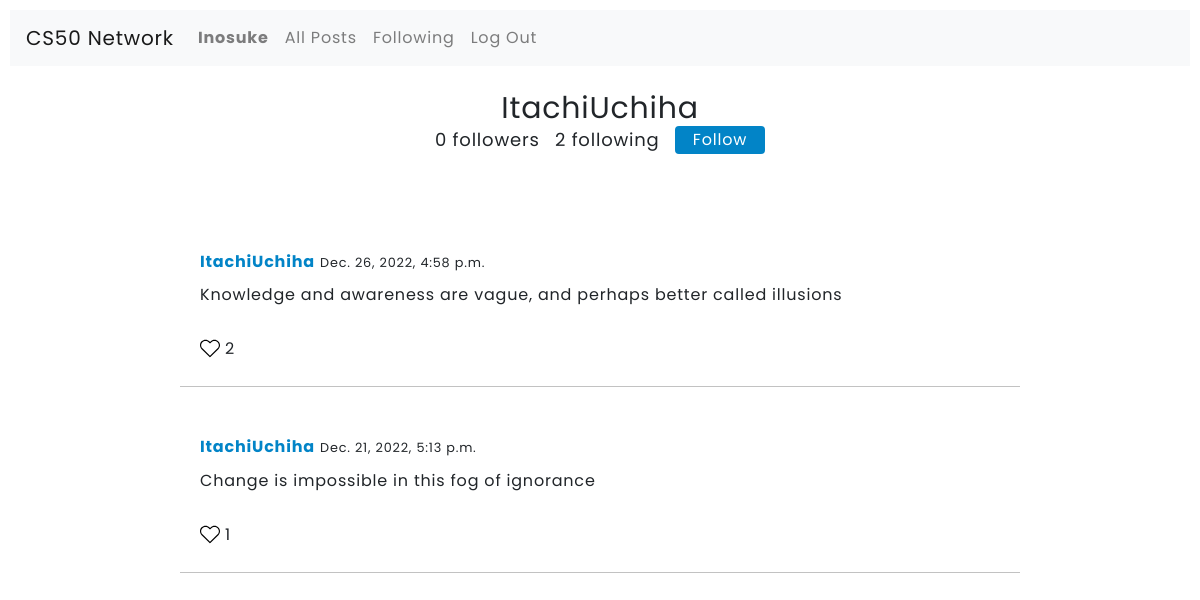
The page /profile/ItachiUchiha (signed in) on the database its author committed.
### network/models.py (models this page shows, shortened)
class User(AbstractUser):
    following = models.ManyToManyField('self', symmetrical=False, related_name="followed_by", blank=True)

class Post(models.Model):
    user = models.ForeignKey(User, on_delete=models.CASCADE)
    name = models.CharField(max_length=72)
    post = models.TextField()
    date_posted = models.DateTimeField(default=timezone.now())
    liked_by = models.ManyToManyField(User, related_name='liked_by', blank=True)
    class Meta:
        ordering = ['-date_posted']
    def likes(self):
        return self.liked_by.count()

### network/views.py (the view)
# urls.py: path("profile/<slug:name>", views.profile, name="profile"),
@login_required(login_url='login')
def profile(request, name):
    user_profile = User.objects.get(username=name)
    if request.user:
        in_list = User.objects.get(username = request.user)
    else:
        in_list = 'user'
    return render(request, "network/users.html", {
        "UserProfile" : user_profile.post_set.all().order_by('-date_posted'),
        "person" : user_profile,
        "following_list" : in_list
    })

### network/templates/network/users.html (shortened to what this page needs)
{% extends "network/layout.html" %}
{% load crispy_forms_tags %}
{% block body %}
<script src="https://cdn.tailwindcss.com"></script>
<div class="flex justify-center">
    <h1 class="text-3xl">{{ person }}</h1>
</div>
    <div class="flex mx-auto justify-center">
        <small class="text-lg follow" data-toggle="modal" data-target="#followers"> {{ person.followed_by.all.count }} followers </small>
        <small class="text-lg follow" data-toggle="modal" data-target="#exampleModalLong"> {{ person.following.all.count }} following </small>
        {% if person != request.user %}
        <form action="{% url 'follow' person %}" method="POST">
            {% if person in following_list.following.all %}
                    <button name="follow" value="unfollow" class="bg-sky-600 text-white border-sky-600 border-2 focus:outline-none rounded w-21 px-3 hover:bg-sky-900 hover:border-sky-900">
                        Unfollow
                    </button>
            {% else %}
                    <button name="follow" value="follow" class="bg-sky-600 text-white border-sky-600 border-2 focus:outline-none rounded w-21 px-3 hover:bg-sky-900 hover:border-sky-900">
                        Follow
                    </button>
            {% endif %}
        </form>
        {% endif %}
    </div>
    {% for post in UserProfile %}
    <div id="all-posts" class="mx-auto post-container-{{ post.id }}">
      <div id="hover_{{post.id}}" class="card-body">
          <h5 class="card-title "><a id="user" href="{% url 'profile' post.name %}"><strong class="text-sky-600">{{post.user}}</strong></a>
          <small>{{post.date_posted }}</small></h5>
          <div id="text-content">
              <p id='post_want_to_edit_{{ post.id }}' class="card-text ">{{post.post}}</p>
                <br>
                <div id="like_{{post.id}}" class="flex justify-start">
                  {% if request.user not in post.liked_by.all %}
                  <img onclick="like({{ post.id }})" class="justify-self-start" id="image_{{ post.id }}" src = "/static/images/white.svg" width="20px" height="20px">
                  {% else %}
                  <img onclick="like({{ post.id }})" class="justify-self-start" id="image_{{ post.id }}" src = "/static/images/red.svg" width="20px" height="20px">
                  {% endif %}
                    <h6 id="count_{{ post.id }}" class="my-2"> {{ post.likes }}</h6>
                </div>
          </div>
      </div>
      <hr class="hr">
    </div>
    {% endfor %}
{% endblock %}

### network/templates/network/layout.html (shortened to what this page needs)
{% load static %}
<!DOCTYPE html>
<html lang="en">
    <head>
        <link rel="stylesheet" href="https://stackpath.bootstrapcdn.com/bootstrap/4.4.1/css/bootstrap.min.css">
        <link href="{% static 'network/styles.css' %}" rel="stylesheet">
    </head>
    <body>
        <nav id="navbar" class="navbar navbar-expand-lg navbar-light bg-light">
            <a class="navbar-brand" href="{% url 'index' %}">CS50 Network</a>
            <div>
              <ul class="navbar-nav mr-auto">
                {% if user.is_authenticated %}
                    <li class="nav-item">
                        <a class="nav-link" href="{% url 'profile' user.username %}"><strong>{{ user.username }}</strong></a>
                    </li>
                {% endif %}
                <li class="nav-item">
                  <a class="nav-link" id="all" href="{% url 'index' %}">All Posts</a>
                </li>
                {% if user.is_authenticated %}
                    <li class="nav-item">
                        <a class="nav-link" id="following" href="{% url 'following' %}">Following</a>
                    </li>
                    <li class="nav-item">
                        <a class="nav-link" href="{% url 'logout' %}">Log Out</a>
                    </li>
                {% endif %}
              </ul>
            </div>
          </nav>
        <br>
        <div class="body">
            {% block body %}
            {% endblock %}
        </div>
    </body>
</html>

### network/static/network/styles.css (style rules this page uses)
body { padding: 10px; font-family: 'Poppins', sans-serif; background-color: #ffffff; letter-spacing: 0.8px; }
#all-posts { position: relative; width: 55rem; margin-left: 12%; background-color: transparent; padding: 30px 20px 0px 20px; }
.hr { background-color: rgba(0, 0, 0, 0.151); }

### rows shown on the page
User: username "Inosuke"
User: username "ItachiUchiha", followed_by.all.count "0", following.all.count "2"
Post: user "ItachiUchiha", date_posted "Dec. 26, 2022, 4:58 p.m.", post "Knowledge and awareness are vague, and perhaps better called illusions", likes "2"
Post: user "ItachiUchiha", date_posted "Dec. 21, 2022, 5:13 p.m.", post "Change is impossible in this fog of ignorance", likes "1"
